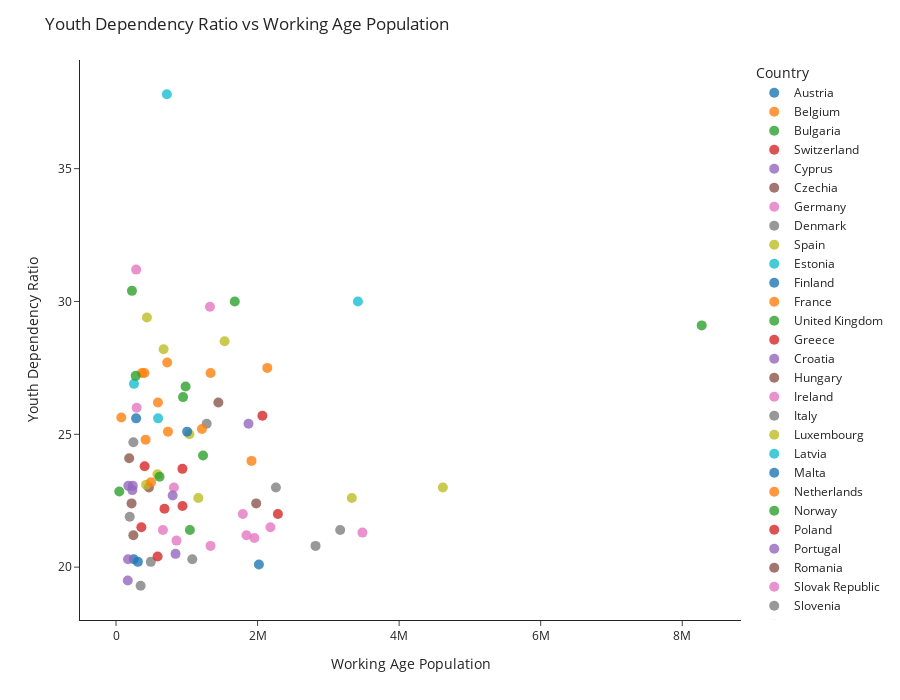

Notebook source saved alongside this figure:
### Markdown cell above
### Insight 1: Youth Dependency Ratio vs Working Age Population
Cities with a high Youth Dependency Ratio have a larger share of young people relative to the working-age population. <br> 
Cities with a larger Working Age Population have a stronger active labor force. <br>
This analysis helps identify which cities are more likely to face better future labor challenges.

### Code cell
fig = px.scatter(
    data_copy,
    x="Working Age Population ",
    y="Youth Dependency Ratio",
    color="Country",             
    hover_name="City",           
    hover_data={
        "Country": True,
        "Working Age Population ": ":,",   
        "Youth Dependency Ratio": True
    },
    size_max=8,
    template="simple_white"
)

fig.update_traces(marker=dict(size=10, opacity=0.8))

fig.update_layout(
    title="Youth Dependency Ratio vs Working Age Population",
    xaxis_title="Working Age Population",
    yaxis_title="Youth Dependency Ratio",
    width=900,
    height=700,
    legend_title="Country"
)

fig.show()

### Figure 1 — Plotly figure (JSON) as saved in the notebook; plotly's stock layout.template omitted (floating-point values rounded to 4 significant figures)
{"data": [{"customdata": [["Austria"], ["Austria"]], "hovertemplate": "<b>%{hovertext}</b><br><br>Country=%{customdata[0]}<br>Working Age Population =%{x:,}<br>Youth Dependency Ratio=%{y}<extra></extra>", "hovertext": ["Vienna", "Salzburg"], "legendgroup": "Austria", "marker": {"color": "#1F77B4", "opacity": 0.8, "size": 10, "symbol": "circle"}, "mode": "markers", "name": "Austria", "orientation": "v", "showlegend": true, "type": "scatter", "x": [2019000.0, 250500.0], "xaxis": "x", "y": [20.1, 20.3], "yaxis": "y"}, {"customdata": [["Belgium"], ["Belgium"], ["Belgium"], ["Belgium"]], "hovertemplate": "<b>%{hovertext}</b><br><br>Country=%{customdata[0]}<br>Working Age Population =%{x:,}<br>Youth Dependency Ratio=%{y}<extra></extra>", "hovertext": ["Brussels", "Antwerp", "Gent", "Bruges"], "legendgroup": "Belgium", "marker": {"color": "#FF7F0E", "opacity": 0.8, "size": 10, "symbol": "circle"}, "mode": "markers", "name": "Belgium", "orientation": "v", "showlegend": true, "type": "scatter", "x": [2137000.0, 723400.0, 417800.0, 74600.0], "xaxis": "x", "y": [27.5, 27.7, 24.8, 25.63], "yaxis": "y"}, {"customdata": [["Bulgaria"], ["Bulgaria"]], "hovertemplate": "<b>%{hovertext}</b><br><br>Country=%{customdata[0]}<br>Working Age Population =%{x:,}<br>Youth Dependency Ratio=%{y}<extra></extra>", "hovertext": ["Sofia", "Dobrich"], "legendgroup": "Bulgaria", "marker": {"color": "#2CA02C", "opacity": 0.8, "size": 10, "symbol": "circle"}, "mode": "markers", "name": "Bulgaria", "orientation": "v", "showlegend": true, "type": "scatter", "x": [1044000.0, 46360.0], "xaxis": "x", "y": [21.4, 22.85], "yaxis": "y"}, {"customdata": [["Switzerland"], ["Switzerland"], ["Switzerland"]], "hovertemplate": "<b>%{hovertext}</b><br><br>Country=%{customdata[0]}<br>Working Age Population =%{x:,}<br>Youth Dependency Ratio=%{y}<extra></extra>", "hovertext": ["Zurich", "Geneva", "Basel"], "legendgroup": "Switzerland", "marker": {"color": "#D62728", "opacity": 0.8, "size": 10, "symbol": "circle"}, "mode": "markers", "name": "Switzerland", "orientation": "v", "showlegend": true, "type": "scatter", "x": [939300.0, 404300.0, 358000.0], "xaxis": "x", "y": [22.3, 23.8, 21.5], "yaxis": "y"}, {"customdata": [["Cyprus"], ["Cyprus"]], "hovertemplate": "<b>%{hovertext}</b><br><br>Country=%{customdata[0]}<br>Working Age Population =%{x:,}<br>Youth Dependency Ratio=%{y}<extra></extra>", "hovertext": ["Lefkosia", "Lemesos"], "legendgroup": "Cyprus", "marker": {"color": "#9467BD", "opacity": 0.8, "size": 10, "symbol": "circle"}, "mode": "markers", "name": "Cyprus", "orientation": "v", "showlegend": true, "type": "scatter", "x": [237000.0, 173900.0], "xaxis": "x", "y": [23.06, 23.06], "yaxis": "y"}, {"customdata": [["Czechia"], ["Czechia"]], "hovertemplate": "<b>%{hovertext}</b><br><br>Country=%{customdata[0]}<br>Working Age Population =%{x:,}<br>Youth Dependency Ratio=%{y}<extra></extra>", "hovertext": ["Prague", "Ostrava"], "legendgroup": "Czechia", "marker": {"color": "#8C564B", "opacity": 0.8, "size": 10, "symbol": "circle"}, "mode": "markers", "name": "Czechia", "orientation": "v", "showlegend": true, "type": "scatter", "x": [1446000.0, 464600.0], "xaxis": "x", "y": [26.2, 23.0], "yaxis": "y"}, {"customdata": [["Germany"], ["Germany"], ["Germany"], ["Germany"], ["Germany"], ["Germany"], ["Germany"], ["Germany"], ["Germany"], ["Germany"]], "hovertemplate": "<b>%{hovertext}</b><br><br>Country=%{customdata[0]}<br>Working Age Population =%{x:,}<br>Youth Dependency Ratio=%{y}<extra></extra>", "hovertext": ["Berlin", "Hamburg", "Munich", "Cologne", "Frankfurt am Main", "Stuttgart", "Leipzig", "Dresden", "Dusseldorf", "Hanover"], "legendgroup": "Germany", "marker": {"color": "#E377C2", "opacity": 0.8, "size": 10, "symbol": "circle"}, "mode": "markers", "name": "Germany", "orientation": "v", "showlegend": true, "type": "scatter", "x": [3481000.0, 2182000.0, 1955000.0, 1335000.0, 1791000.0, 1844000.0, 662600.0, 818100.0, NaN, 854300.0], "xaxis": "x", "y": [21.3, 21.5, 21.1, 20.8, 22.0, 21.2, 21.4, 23.0, 21.4, 21.0], "yaxis": "y"}, {"customdata": [["Denmark"], ["Denmark"]], "hovertemplate": "<b>%{hovertext}</b><br><br>Country=%{customdata[0]}<br>Working Age Population =%{x:,}<br>Youth Dependency Ratio=%{y}<extra></extra>", "hovertext": ["Copenhagen", "Odense"], "legendgroup": "Denmark", "marker": {"color": "#7F7F7F", "opacity": 0.8, "size": 10, "symbol": "circle"}, "mode": "markers", "name": "Denmark", "orientation": "v", "showlegend": true, "type": "scatter", "x": [1281000.0, 245200.0], "xaxis": "x", "y": [25.4, 24.7], "yaxis": "y"}, {"customdata": [["Spain"], ["Spain"], ["Spain"], ["Spain"], ["Spain"]], "hovertemplate": "<b>%{hovertext}</b><br><br>Country=%{customdata[0]}<br>Working Age Population =%{x:,}<br>Youth Dependency Ratio=%{y}<extra></extra>", "hovertext": ["Madrid", "Barcelona", "Valencia", "Seville", "Malaga"], "legendgroup": "Spain", "marker": {"color": "#BCBD22", "opacity": 0.8, "size": 10, "symbol": "circle"}, "mode": "markers", "name": "Spain", "orientation": "v", "showlegend": true, "type": "scatter", "x": [4618000.0, 3331000.0, 1163000.0, 1037000.0, 585600.0], "xaxis": "x", "y": [23.0, 22.6, 22.6, 25.0, 23.5], "yaxis": "y"}, {"customdata": [["Estonia"]], "hovertemplate": "<b>%{hovertext}</b><br><br>Country=%{customdata[0]}<br>Working Age Population =%{x:,}<br>Youth Dependency Ratio=%{y}<extra></extra>", "hovertext": ["Tallinn"], "legendgroup": "Estonia", "marker": {"color": "#17BECF", "opacity": 0.8, "size": 10, "symbol": "circle"}, "mode": "markers", "name": "Estonia", "orientation": "v", "showlegend": true, "type": "scatter", "x": [254000.0], "xaxis": "x", "y": [26.9], "yaxis": "y"}, {"customdata": [["Finland"], ["Finland"]], "hovertemplate": "<b>%{hovertext}</b><br><br>Country=%{customdata[0]}<br>Working Age Population =%{x:,}<br>Youth Dependency Ratio=%{y}<extra></extra>", "hovertext": ["Helsinki", "Tampere"], "legendgroup": "Finland", "marker": {"color": "#1F77B4", "opacity": 0.8, "size": 10, "symbol": "circle"}, "mode": "markers", "name": "Finland", "orientation": "v", "showlegend": true, "type": "scatter", "x": [1005000.0, 283900.0], "xaxis": "x", "y": [25.1, 25.6], "yaxis": "y"}, {"customdata": [["France"], ["France"], ["France"]], "hovertemplate": "<b>%{hovertext}</b><br><br>Country=%{customdata[0]}<br>Working Age Population =%{x:,}<br>Youth Dependency Ratio=%{y}<extra></extra>", "hovertext": ["Paris", "Lyon", "Toulouse"], "legendgroup": "France", "marker": {"color": "#FF7F0E", "opacity": 0.8, "size": 10, "symbol": "circle"}, "mode": "markers", "name": "France", "orientation": "v", "showlegend": true, "type": "scatter", "x": [1336000.0, 365800.0, 401400.0], "xaxis": "x", "y": [27.31, 27.31, 27.31], "yaxis": "y"}, {"customdata": [["United Kingdom"], ["United Kingdom"], ["United Kingdom"], ["United Kingdom"], ["United Kingdom"]], "hovertemplate": "<b>%{hovertext}</b><br><br>Country=%{customdata[0]}<br>Working Age Population =%{x:,}<br>Youth Dependency Ratio=%{y}<extra></extra>", "hovertext": ["London", "Leeds", "Glasgow", "Liverpool", "Edinburgh"], "legendgroup": "United Kingdom", "marker": {"color": "#2CA02C", "opacity": 0.8, "size": 10, "symbol": "circle"}, "mode": "markers", "name": "United Kingdom", "orientation": "v", "showlegend": true, "type": "scatter", "x": [8275000.0, 1678000.0, 1230000.0, 983100.0, 615000.0], "xaxis": "x", "y": [29.1, 30.0, 24.2, 26.8, 23.4], "yaxis": "y"}, {"customdata": [["Greece"], ["Greece"]], "hovertemplate": "<b>%{hovertext}</b><br><br>Country=%{customdata[0]}<br>Working Age Population =%{x:,}<br>Youth Dependency Ratio=%{y}<extra></extra>", "hovertext": ["Athens", "Thessaloniki"], "legendgroup": "Greece", "marker": {"color": "#D62728", "opacity": 0.8, "size": 10, "symbol": "circle"}, "mode": "markers", "name": "Greece", "orientation": "v", "showlegend": true, "type": "scatter", "x": [2287000.0, 684600.0], "xaxis": "x", "y": [22.0, 22.2], "yaxis": "y"}, {"customdata": [["Croatia"], ["Croatia"]], "hovertemplate": "<b>%{hovertext}</b><br><br>Country=%{customdata[0]}<br>Working Age Population =%{x:,}<br>Youth Dependency Ratio=%{y}<extra></extra>", "hovertext": ["Zagreb", "Split"], "legendgroup": "Croatia", "marker": {"color": "#9467BD", "opacity": 0.8, "size": 10, "symbol": "circle"}, "mode": "markers", "name": "Croatia", "orientation": "v", "showlegend": true, "type": "scatter", "x": [800500.0, 230700.0], "xaxis": "x", "y": [22.7, 22.9], "yaxis": "y"}, {"customdata": [["Hungary"], ["Hungary"], ["Hungary"]], "hovertemplate": "<b>%{hovertext}</b><br><br>Country=%{customdata[0]}<br>Working Age Population =%{x:,}<br>Youth Dependency Ratio=%{y}<extra></extra>", "hovertext": ["Budapest", "Miskolc", "Debrecen"], "legendgroup": "Hungary", "marker": {"color": "#8C564B", "opacity": 0.8, "size": 10, "symbol": "circle"}, "mode": "markers", "name": "Hungary", "orientation": "v", "showlegend": true, "type": "scatter", "x": [1981000.0, 186100.0, 219800.0], "xaxis": "x", "y": [22.4, 24.1, 22.4], "yaxis": "y"}, {"customdata": [["Ireland"], ["Ireland"]], "hovertemplate": "<b>%{hovertext}</b><br><br>Country=%{customdata[0]}<br>Working Age Population =%{x:,}<br>Youth Dependency Ratio=%{y}<extra></extra>", "hovertext": ["Dublin", "Cork"], "legendgroup": "Ireland", "marker": {"color": "#E377C2", "opacity": 0.8, "size": 10, "symbol": "circle"}, "mode": "markers", "name": "Ireland", "orientation": "v", "showlegend": true, "type": "scatter", "x": [1327000.0, 284400.0], "xaxis": "x", "y": [29.8, 31.2], "yaxis": "y"}, {"customdata": [["Italy"], ["Italy"], ["Italy"], ["Italy"], ["Italy"], ["Italy"]], "hovertemplate": "<b>%{hovertext}</b><br><br>Country=%{customdata[0]}<br>Working Age Population =%{x:,}<br>Youth Dependency Ratio=%{y}<extra></extra>", "hovertext": ["Rome", "Milan", "Naples", "Turin", "Florence", "Venice"], "legendgroup": "Italy", "marker": {"color": "#7F7F7F", "opacity": 0.8, "size": 10, "symbol": "circle"}, "mode": "markers", "name": "Italy", "orientation": "v", "showlegend": true, "type": "scatter", "x": [2819000.0, 3167000.0, 2259000.0, 1078000.0, 491700.0, 347800.0], "xaxis": "x", "y": [20.8, 21.4, 23.0, 20.3, 20.2, 19.3], "yaxis": "y"}, {"customdata": [["Luxembourg"]], "hovertemplate": "<b>%{hovertext}</b><br><br>Country=%{customdata[0]}<br>Working Age Population =%{x:,}<br>Youth Dependency Ratio=%{y}<extra></extra>", "hovertext": ["Luxembourg"], "legendgroup": "Luxembourg", "marker": {"color": "#BCBD22", "opacity": 0.8, "size": 10, "symbol": "circle"}, "mode": "markers", "name": "Luxembourg", "orientation": "v", "showlegend": true, "type": "scatter", "x": [424800.0], "xaxis": "x", "y": [23.1], "yaxis": "y"}, {"customdata": [["Latvia"]], "hovertemplate": "<b>%{hovertext}</b><br><br>Country=%{customdata[0]}<br>Working Age Population =%{x:,}<br>Youth Dependency Ratio=%{y}<extra></extra>", "hovertext": ["Riga"], "legendgroup": "Latvia", "marker": {"color": "#17BECF", "opacity": 0.8, "size": 10, "symbol": "circle"}, "mode": "markers", "name": "Latvia", "orientation": "v", "showlegend": true, "type": "scatter", "x": [594600.0], "xaxis": "x", "y": [25.6], "yaxis": "y"}, {"customdata": [["Malta"]], "hovertemplate": "<b>%{hovertext}</b><br><br>Country=%{customdata[0]}<br>Working Age Population =%{x:,}<br>Youth Dependency Ratio=%{y}<extra></extra>", "hovertext": ["Malta"], "legendgroup": "Malta", "marker": {"color": "#1F77B4", "opacity": 0.8, "size": 10, "symbol": "circle"}, "mode": "markers", "name": "Malta", "orientation": "v", "showlegend": true, "type": "scatter", "x": [309600.0], "xaxis": "x", "y": [20.2], "yaxis": "y"}, {"customdata": [["Netherlands"], ["Netherlands"], ["Netherlands"], ["Netherlands"], ["Netherlands"]], "hovertemplate": "<b>%{hovertext}</b><br><br>Country=%{customdata[0]}<br>Working Age Population =%{x:,}<br>Youth Dependency Ratio=%{y}<extra></extra>", "hovertext": ["The Hague", "Amsterdam", "Rotterdam", "Utrecht", "Eindhoven"], "legendgroup": "Netherlands", "marker": {"color": "#FF7F0E", "opacity": 0.8, "size": 10, "symbol": "circle"}, "mode": "markers", "name": "Netherlands", "orientation": "v", "showlegend": true, "type": "scatter", "x": [733800.0, 1914000.0, 1214000.0, 592200.0, 495100.0], "xaxis": "x", "y": [25.1, 24.0, 25.2, 26.2, 23.2], "yaxis": "y"}, {"customdata": [["Norway"], ["Norway"], ["Norway"]], "hovertemplate": "<b>%{hovertext}</b><br><br>Country=%{customdata[0]}<br>Working Age Population =%{x:,}<br>Youth Dependency Ratio=%{y}<extra></extra>", "hovertext": ["Oslo", "Bergen", "Stavanger"], "legendgroup": "Norway", "marker": {"color": "#2CA02C", "opacity": 0.8, "size": 10, "symbol": "circle"}, "mode": "markers", "name": "Norway", "orientation": "v", "showlegend": true, "type": "scatter", "x": [947200.0, 278100.0, 225100.0], "xaxis": "x", "y": [26.4, 27.2, 30.4], "yaxis": "y"}, {"customdata": [["Poland"], ["Poland"], ["Poland"]], "hovertemplate": "<b>%{hovertext}</b><br><br>Country=%{customdata[0]}<br>Working Age Population =%{x:,}<br>Youth Dependency Ratio=%{y}<extra></extra>", "hovertext": ["Warsaw", "Lodz", "Cracow"], "legendgroup": "Poland", "marker": {"color": "#D62728", "opacity": 0.8, "size": 10, "symbol": "circle"}, "mode": "markers", "name": "Poland", "orientation": "v", "showlegend": true, "type": "scatter", "x": [2068000.0, 587800.0, 938300.0], "xaxis": "x", "y": [25.7, 20.4, 23.7], "yaxis": "y"}, {"customdata": [["Portugal"], ["Portugal"], ["Portugal"], ["Portugal"]], "hovertemplate": "<b>%{hovertext}</b><br><br>Country=%{customdata[0]}<br>Working Age Population =%{x:,}<br>Youth Dependency Ratio=%{y}<extra></extra>", "hovertext": ["Lisbon", "Porto", "Braga", "Coimbra"], "legendgroup": "Portugal", "marker": {"color": "#9467BD", "opacity": 0.8, "size": 10, "symbol": "circle"}, "mode": "markers", "name": "Portugal", "orientation": "v", "showlegend": true, "type": "scatter", "x": [1872000.0, 840900.0, 169600.0, 166300.0], "xaxis": "x", "y": [25.4, 20.5, 20.3, 19.5], "yaxis": "y"}, {"customdata": [["Romania"]], "hovertemplate": "<b>%{hovertext}</b><br><br>Country=%{customdata[0]}<br>Working Age Population =%{x:,}<br>Youth Dependency Ratio=%{y}<extra></extra>", "hovertext": ["Giroc"], "legendgroup": "Romania", "marker": {"color": "#8C564B", "opacity": 0.8, "size": 10, "symbol": "circle"}, "mode": "markers", "name": "Romania", "orientation": "v", "showlegend": true, "type": "scatter", "x": [245000.0], "xaxis": "x", "y": [21.2], "yaxis": "y"}, {"customdata": [["Slovak Republic"]], "hovertemplate": "<b>%{hovertext}</b><br><br>Country=%{customdata[0]}<br>Working Age Population =%{x:,}<br>Youth Dependency Ratio=%{y}<extra></extra>", "hovertext": ["Bratislava"], "legendgroup": "Slovak Republic", "marker": {"color": "#E377C2", "opacity": 0.8, "size": 10, "symbol": "circle"}, "mode": "markers", "name": "Slovak Republic", "orientation": "v", "showlegend": true, "type": "scatter", "x": [291100.0], "xaxis": "x", "y": [26.0], "yaxis": "y"}, {"customdata": [["Slovenia"]], "hovertemplate": "<b>%{hovertext}</b><br><br>Country=%{customdata[0]}<br>Working Age Population =%{x:,}<br>Youth Dependency Ratio=%{y}<extra></extra>", "hovertext": ["Ljubljana"], "legendgroup": "Slovenia", "marker": {"color": "#7F7F7F", "opacity": 0.8, "size": 10, "symbol": "circle"}, "mode": "markers", "name": "Slovenia", "orientation": "v", "showlegend": true, "type": "scatter", "x": [193900.0], "xaxis": "x", "y": [21.9], "yaxis": "y"}, {"customdata": [["Sweden"], ["Sweden"], ["Sweden"]], "hovertemplate": "<b>%{hovertext}</b><br><br>Country=%{customdata[0]}<br>Working Age Population =%{x:,}<br>Youth Dependency Ratio=%{y}<extra></extra>", "hovertext": ["Stockholm", "Gothenburg", "Malmo"], "legendgroup": "Sweden", "marker": {"color": "#BCBD22", "opacity": 0.8, "size": 10, "symbol": "circle"}, "mode": "markers", "name": "Sweden", "orientation": "v", "showlegend": true, "type": "scatter", "x": [1534000.0, 672200.0, 436300.0], "xaxis": "x", "y": [28.5, 28.2, 29.4], "yaxis": "y"}, {"customdata": [["Turkiye"], ["Turkiye"]], "hovertemplate": "<b>%{hovertext}</b><br><br>Country=%{customdata[0]}<br>Working Age Population =%{x:,}<br>Youth Dependency Ratio=%{y}<extra></extra>", "hovertext": ["Ankara", "Adana"], "legendgroup": "Turkiye", "marker": {"color": "#17BECF", "opacity": 0.8, "size": 10, "symbol": "circle"}, "mode": "markers", "name": "Turkiye", "orientation": "v", "showlegend": true, "type": "scatter", "x": [3418000.0, 718300.0], "xaxis": "x", "y": [30.0, 37.8], "yaxis": "y"}], "layout": {"height": 700, "legend": {"title": {"text": "Country"}, "tracegroupgap": 0}, "margin": {"t": 60}, "title": {"text": "Youth Dependency Ratio vs Working Age Population"}, "width": 900, "xaxis": {"anchor": "y", "domain": [0, 1], "title": {"text": "Working Age Population"}}, "yaxis": {"anchor": "x", "domain": [0, 1], "title": {"text": "Youth Dependency Ratio"}}}}
